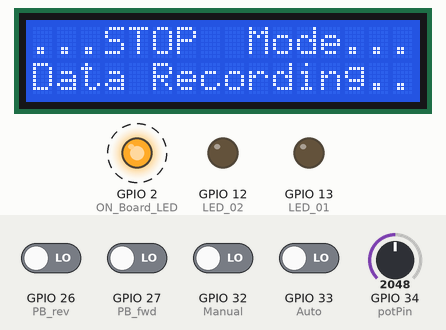
Recording of a sketch running on a simulated ESP32. Parts: 16×2 character LCD, output pins drawn as LEDs (lit = HIGH). Dashed ring = blinking. The test bench sets the inputs (shaded band); at power-on: GPIO 26 (PB_rev), GPIO 27 (PB_fwd), GPIO 32 (Manual), GPIO 33 (Auto) LOW, GPIO 34 (potPin) = 2048. WiFi joins after 1.5 s; servers stay silent unless stated; uploads are accepted with an empty reply; what the sketch prints to the serial monitor is not drawn.

Above: at 3.2 s.
3.3 s: GPIO 33 (Auto) driven HIGH
At 4.6 s:
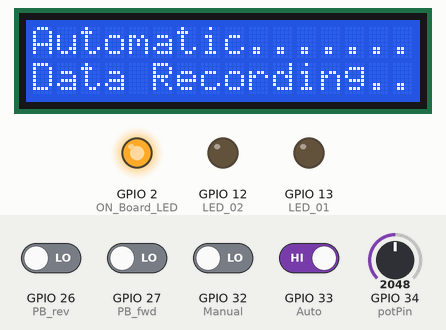
6.3 s: GPIO 32 (Manual) driven HIGH
At 6.9 s:
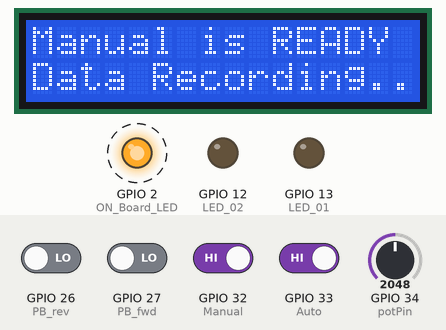
9.1 s: GPIO 26 (PB_rev) driven HIGH
At 9.7 s:
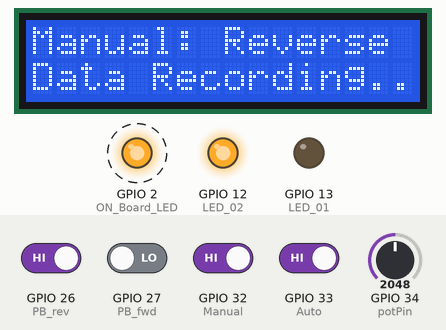
11.4 s: GPIO 27 (PB_fwd) driven HIGH
At 12.1 s:
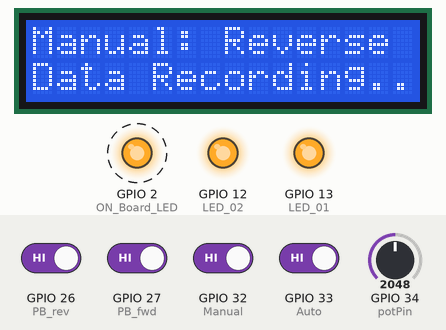
13.7 s: GPIO 26 (PB_rev) driven LOW
At 14.4 s:
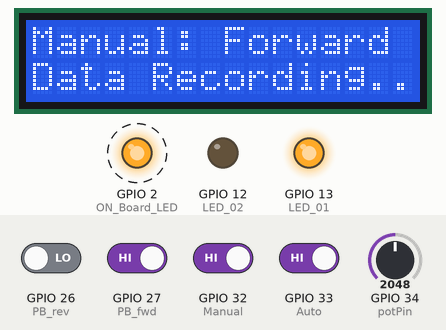
16.0 s: GPIO 32 (Manual) driven LOW
At 17.4 s:
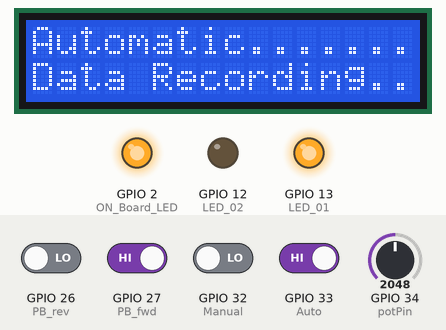
Timing chart, 0 to 18.7 s (numbered marks = the images above; inputs shaded):
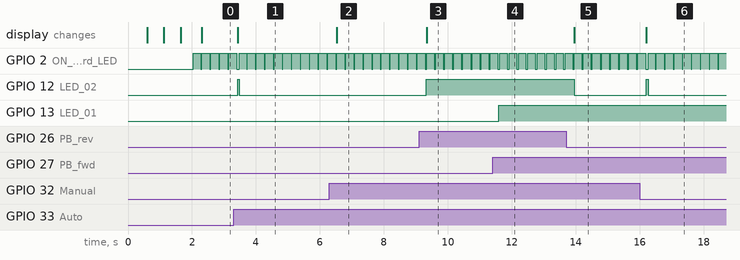

The sketch:

r.ino
```cpp
// After Comments from Dr.Iman Sadrinejad

//>>>>>>>>>>>>>>>>>>>>>>>>>>>>>>>>>>>>>>>>>>>>>>>>>>>>>>>>>>>>>>>>>>>>>>>>>>>>>>>>>>>>>>>>> Final ESP32 MySQL Database
//======================================== Including the libraries.
#include <WiFi.h>
#include <HTTPClient.h>
#include <Arduino_JSON.h>
//#include "DHT.h"
//========================================

#include <Wire.h>
#include <LiquidCrystal_I2C.h>
// Set the LCD address to 0x27 for a 16 chars and 2 line display
LiquidCrystal_I2C lcd(0x27, 16, 2);

// Defines the Digital Pin of the "On Board LED".
#define ON_Board_LED 2

// Defines GPIO 13 as LED_1.
#define LED_01 13

// Defines GPIO 12 as LED_2.
#define LED_02 12

//#include <SoftwareSerial.h>
//SoftwareSerial mySerial(8, 9); // RX, TX
String request="";
//////////////////////////
float sensorValues[10];
int count = 0;
float average = 0;
float weight = 0;
float Final_average = 0;
float S1;
float S2=0;
float weight2 = 0;

#define PB_rev 26
#define PB_fwd 27
#define Manual 32
#define Auto 33

int value_PBfwd=0;
int value_PBrev=0;
int value_Man=0;
int value_Auto=0;

//======================================== SSID and Password of your WiFi router.
const char* ssid = "pars";
const char* password = "09111271592";

//const char* ssid = "deviceG01";
//const char* password = "deviceG01";
//========================================
int countWL1 = 0;
int countWL2 = 0;
//======================================== Variables for HTTP POST request data.
String postData = ""; //--> Variables sent for HTTP POST request data.
String payload = "";  //--> Variable for receiving response from HTTP POST.
//========================================

//======================================== Variables for DHT11 sensor data.
float send_Temp;
int send_Humd;
String send_Status_Read_DHT11 = "";
//========================================
int Flag;

// Potentiometer is connected to GPIO 34 (Analog ADC1_CH6)
const int potPin = 34;
// variable for storing the potentiometer value
int potValue = 0;

// ________________________________________________________________________________ Subroutine to read and get data from the DHT11 sensor.
void get_DHT11_sensor_data() {
  Serial.println();
  Serial.println("-------------get_DHT11_sensor_data()");
      while (Serial2.available()) {
    char c = Serial2.read();
    String mystring(c);
    request+=mystring;
    String F_Event = "=";
    int Eventstop = request.indexOf(F_Event);
  }

// Serial.print("out number:");
// Serial.println(request);

String HotKey = request.substring(1, 8);

// Serial.print("HotKey(2):");
// Serial.println(HotKey[2]);

 char b0=HotKey[0];
 char b1=HotKey[1];
 char b3=HotKey[3];
 char b4=HotKey[4];
 char b5=HotKey[5];

 int b0int = b0 - '0';
 int b1int = b1 - '0';
 int b3int = b3 - '0';
 int b4int = b4 - '0';
 int b5int = b5 - '0';

 float weight=(b0int*0.01)+(b1int*0.1)+(b3int*1)+(b4int*10)+(b5int*100);
 //Serial.print("Weight (Kg):");
 //Serial.println(weight);

///////////////
  //sensorValues[count] = (float)sensorValue*100.0/1023.0;

//////////////

 if (weight>0&&weight<400){
  Serial.print("Weight = ");
  Serial.println(weight);

  //S1=weight;
  if(abs(weight-S2)<10){
    S2=weight;
    send_Temp=weight;
  }else{
    send_Temp=S2;
    weight2=S2;
    }

  lcd.clear();
  Serial.print("weight2 = ");
  Serial.println(weight2);
  lcd.setCursor(0,1);
  lcd.print("Weight = ");
  lcd.print(weight);
 }

request="";


potValue = analogRead(potPin);
send_Humd=potValue;
  // Check if any reads failed.
  if (isnan(send_Temp) || isnan(send_Humd)) {
    //Serial.println("Failed to read from DHT sensor!");
    send_Temp = 0.00;
    send_Humd = 0;
    send_Status_Read_DHT11 = "FAILED";
  } else {
    send_Status_Read_DHT11 = "SUCCEED";
  }

}


void setup() {
  // put your setup code here, to run once:

  Serial.begin(9600); //--> Initialize serial communications with the PC.
      // initialize the LCD
    lcd.begin();
    // Turn on the blacklight and print a message.
    lcd.backlight();
    lcd.setCursor(0,0);
    lcd.print("Smart Pasta");
    lcd.setCursor(0,1);
    lcd.print("IAU 2023");

pinMode(PB_fwd,INPUT);
pinMode(PB_rev,INPUT);
pinMode(Manual,INPUT);
pinMode(Auto,INPUT);

 // set the data rate for the SoftwareSerial port
 Serial2.begin(9600);

  pinMode(ON_Board_LED,OUTPUT); //--> On Board LED port Direction output.
  pinMode(LED_01,OUTPUT); //--> LED_01 port Direction output.
  pinMode(LED_02,OUTPUT); //--> LED_02 port Direction output.

  digitalWrite(ON_Board_LED, LOW); //--> Turn off Led On Board.
  digitalWrite(LED_01, LOW); //--> Turn off Led LED_01.
  digitalWrite(LED_02, LOW); //--> Turn off Led LED_02.

  //---------------------------------------- Make WiFi on ESP32 in "STA/Station" mode and start connecting to WiFi Router/Hotspot.
  WiFi.mode(WIFI_STA);
  WiFi.begin(ssid, password);
  //----------------------------------------

  Serial.println();
  Serial.println("-------------");
  Serial.print("Connecting");


   while(WiFi.status() != WL_CONNECTED && countWL1<=20) {
    delay(500);
    Serial.print("Trying Default...");Serial.println(countWL1);
    lcd.setCursor(0,1);
    lcd.print("Trying Def. ");
    lcd.print(countWL1);
    lcd.print("   ");
    countWL1=countWL1+1;
  }

  digitalWrite(ON_Board_LED, LOW); //--> Turn off the On Board LED when it is connected to the wifi router.

  //---------------------------------------- If successfully connected to the wifi router, the IP Address that will be visited is displayed in the serial monitor
  Serial.println();
  Serial.print("Successfully connected to : ");
  Serial.println(ssid);
  //Serial.print("IP address: ");
  //Serial.println(WiFi.localIP());
  Serial.println("-------------");
  //----------------------------------------
    lcd.setCursor(0,1);
    lcd.print("Connected 2 SSID");
  // Setting up the DHT sensor (DHT11).
//  dht11_sensor.begin();

  delay(400);
}

void loop() {
  sendData2serv();
  value_Man=digitalRead(Manual);
  value_Auto=digitalRead(Auto);
  value_PBfwd=digitalRead(PB_fwd);
  value_PBrev=digitalRead(PB_rev);

  if(value_Man==HIGH){
      lcd.setCursor(0,0);
      lcd.print("Manual is READY ");

      if(value_PBfwd==HIGH){
    digitalWrite(LED_01,HIGH);
    Serial.println("FWD");
      lcd.setCursor(0,0);
      lcd.print("Manual: Forward ");
    }
  else{digitalWrite(LED_01,LOW);}

    if(value_PBrev==HIGH){
      digitalWrite(LED_02,HIGH);
      Serial.println("REV");
      lcd.setCursor(0,0);
      lcd.print("Manual: Reverse ");
      }
  else{digitalWrite(LED_02,LOW);}

  if(PB_fwd==1&&PB_rev==1){
    digitalWrite(LED_01,LOW);
    digitalWrite(LED_02,LOW);
    }
    }else if (value_Auto==HIGH){
      Serial.println("Auto");
      lcd.setCursor(0,0);
      lcd.print("Automatic.......");
      digitalWrite(LED_02,HIGH);
      delay(50);//T_ON = 50mSec
      digitalWrite(LED_02,LOW);
      sendData2serv();
      sendData2serv();
      sendData2serv();
      sendData2serv();
      sendData2serv();
      sendData2serv();
      sendData2serv();
      sendData2serv();
      sendData2serv();
      sendData2serv();
      }else{
      lcd.setCursor(0,0);
      lcd.print("...STOP  Mode...");
      digitalWrite(LED_01,LOW);
      digitalWrite(LED_02,LOW);
        }
}


void sendData2serv(){
  //---------------------------------------- Check WiFi connection status.
  if(WiFi.status()== WL_CONNECTED) {
    HTTPClient http;  //--> Declare object of class HTTPClient.
    int httpCode;     //--> Variables for HTTP return code.
    get_DHT11_sensor_data();
    //........................................ The process of sending the DHT11 sensor data and the state of the LEDs to the database.
    String LED_01_State = "";
    String LED_02_State = "";
    postData = "id=esp32_01";
    postData += "&temperature=" + String(send_Temp);
    postData += "&humidity=" + String(send_Humd);
    postData += "&status_read_sensor_dht11=" + send_Status_Read_DHT11;
    postData += "&led_01=" + LED_01_State;
    postData += "&led_02=" + LED_02_State;
    payload = "";

    digitalWrite(ON_Board_LED, HIGH);
    //if (Flag==1){
    Serial.println();
    Serial.println("---------------updateDHT11data_and_recordtable.php");
    // Example : http.begin("http://192.168.0.0/ESP32_MySQL_Database/Final/updateDHT11data_and_recordtable.php");
    http.begin("http://192.168.1.51/ESP32_MySQL_Database/Final/updateDHT11data_and_recordtable.php");  //--> Specify request destination
    http.addHeader("Content-Type", "application/x-www-form-urlencoded");  //--> Specify content-type header

    httpCode = http.POST(postData); //--> Send the request
    payload = http.getString();  //--> Get the response payload

    Serial.print("httpCode : ");
    Serial.println(httpCode); //--> Print HTTP return code
    Serial.print("payload  : ");
    Serial.println(payload);  //--> Print request response payload

    http.end();  //Close connection
    Serial.println("---------------");
    digitalWrite(ON_Board_LED, LOW);
    lcd.setCursor(0,1);
    lcd.print("Data Recording..");
    //delay(500);
  }
}
```

Measured:
- after the input at 3.3 s, GPIO 12 (LED_02): LOW → HIGH after 0.13 s, → LOW 0.05 s later; the display: changes after 0.13 s (image 1)
- after the input at 6.3 s, GPIO 12 (LED_02): stays LOW (without the input it goes to HIGH after 0.23 s); the display: changes after 0.23 s (image 2)
- after the input at 9.1 s, GPIO 12 (LED_02): LOW → HIGH after 0.22 s; the display: changes after 0.24 s (image 3)
- after the input at 11.4 s, GPIO 13 (LED_01): LOW → HIGH after 0.20 s
- after the input at 13.7 s, GPIO 12 (LED_02): HIGH → LOW after 0.25 s; the display: changes after 0.25 s (image 5)
- after the input at 16.0 s, GPIO 12 (LED_02): LOW → HIGH after 0.21 s, → LOW 0.05 s later; the display: changes after 0.21 s (image 6)
- by itself, GPIO 2 (ON_Board_LED): repeats every 0.25 s: HIGH 0.23 s, LOW 0.02 s
